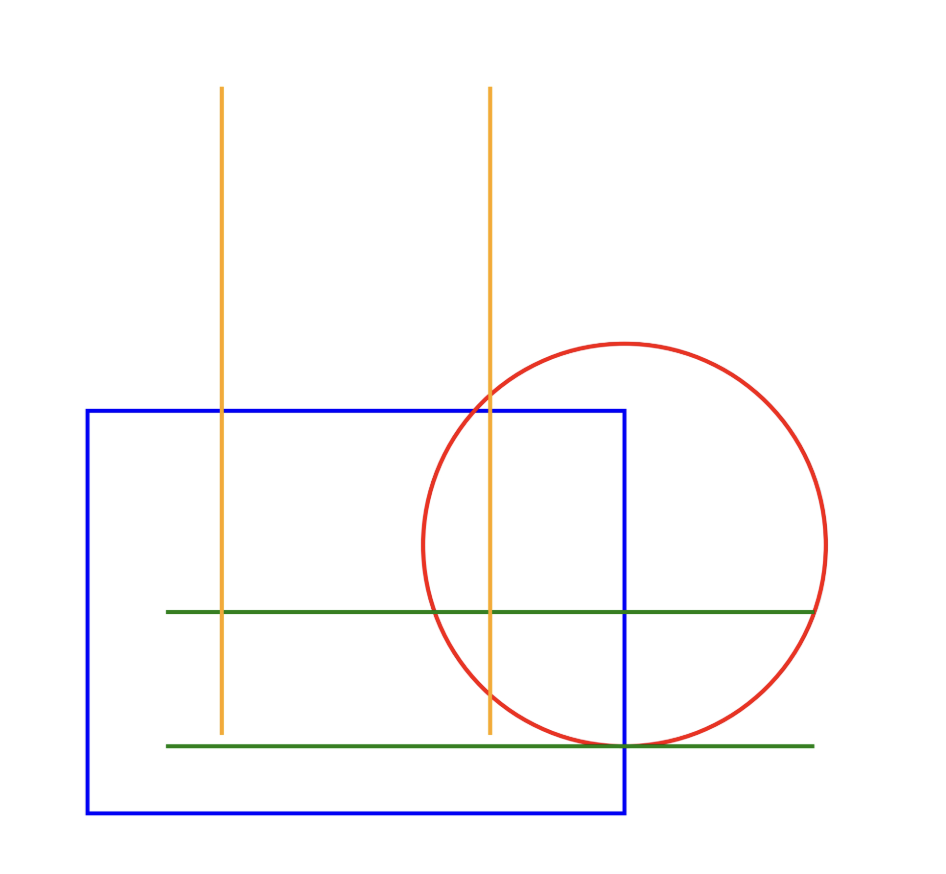
#> input picture lab05/test.png, 946 x 874 px, found by its file name
$ python test01.py
#> lines starting #> are read from the running program, lines starting #| are printed output that depends on the picture
import cv2
import numpy as np
import os

# 创建输出文件夹
os.makedirs("lab05", exist_ok=True)

# ========== 作业1：测试图变换 ==========
# 方法1：用原始字符串（推荐）
img_path = r"C:\cv-course\lab05\test.png"

# 或者方法2：用 / 分隔
# img_path = "C:/cv-course/lab05/test.png"

img = cv2.imread(img_path)
#> img is the input picture: shape (874, 946, 3); mean B, G, R 250.8, 250.1, 251.2

# 关键：判断图片是否读取成功
if img is None:
    raise FileNotFoundError(f"❌ 找不到图片文件：{img_path}\n请检查：\n1. 文件是否存在\n2. 文件名/后缀是否正确\n3. 路径是否正确")

h, w = img.shape[:2]
#> h = 874; w = 946

# ==================== 1. 相似变换 ====================
M_similar = cv2.getRotationMatrix2D((w//2, h//2), 30, 0.8)
img_similar = cv2.warpAffine(img, M_similar, (w, h))
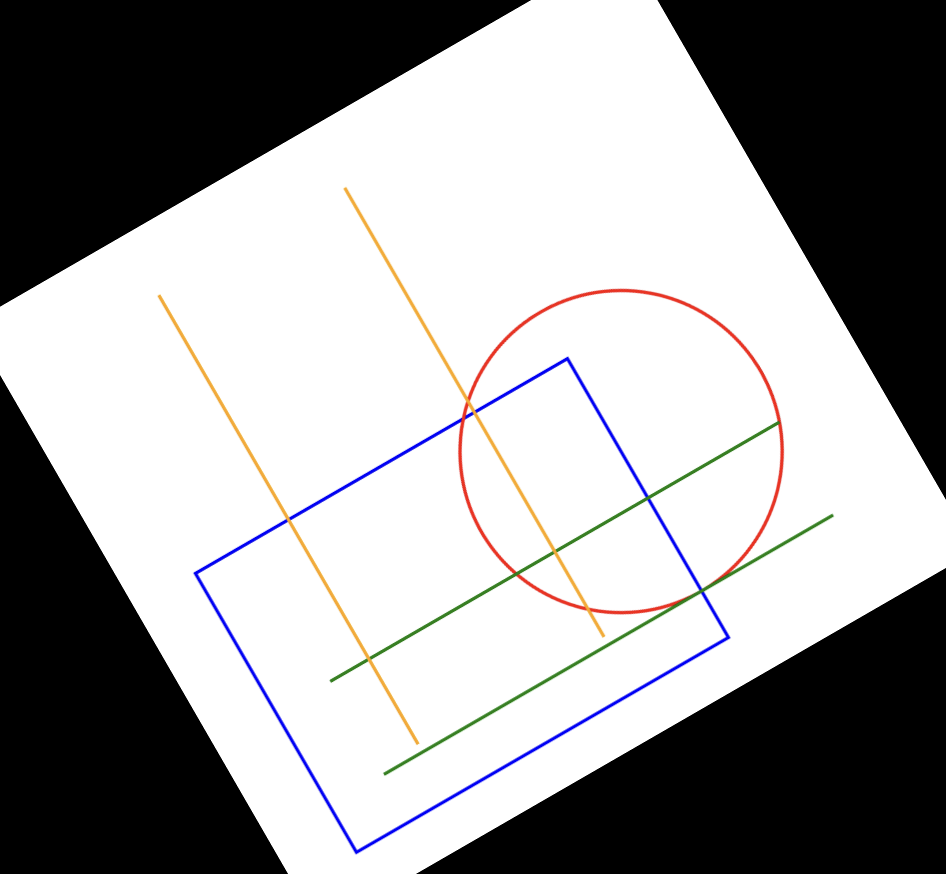
#> img_similar: shape (874, 946, 3); mean B, G, R 157.8, 157.3, 158
cv2.imwrite("lab05/task1_similar.png", img_similar)

# ==================== 2. 仿射变换 ====================
pts1 = np.float32([[50, 50], [200, 50], [50, 200]])
pts2 = np.float32([[10, 100], [200, 50], [100, 250]])
M_affine = cv2.getAffineTransform(pts1, pts2)
img_affine = cv2.warpAffine(img, M_affine, (w, h))
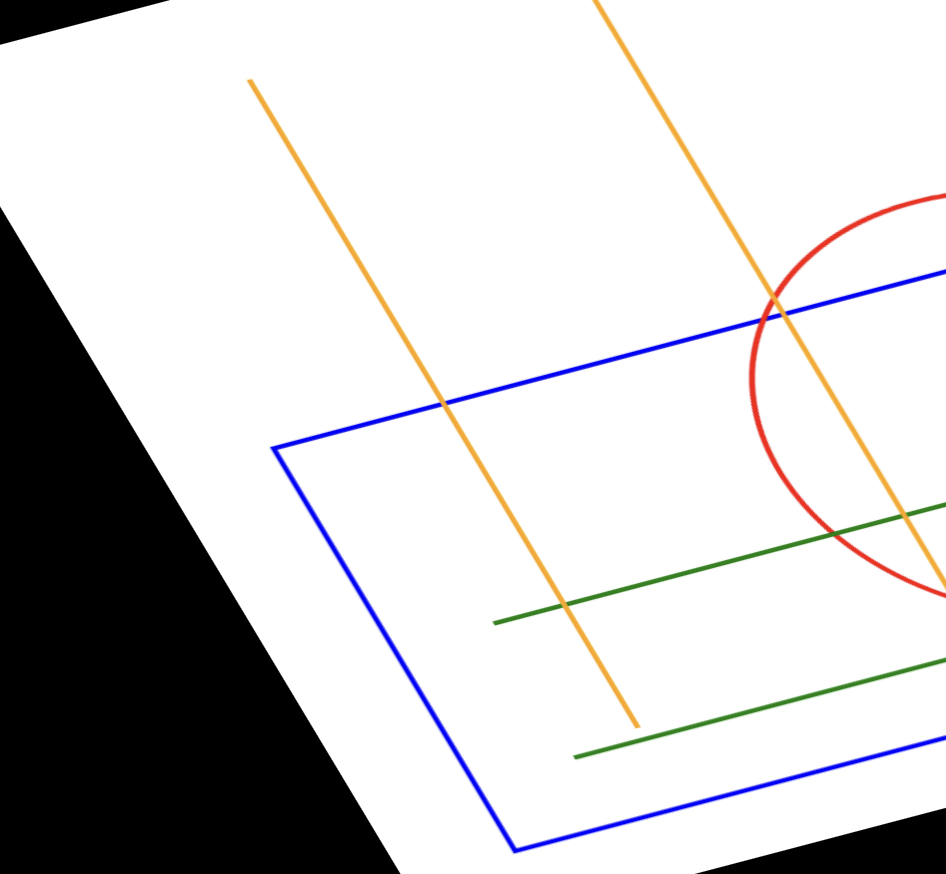
#> img_affine: shape (874, 946, 3); mean B, G, R 206.3, 205.7, 206.6
cv2.imwrite("lab05/task1_affine.png", img_affine)

# ==================== 3. 透视变换 ====================
pts_p1 = np.float32([[0, 0], [w-1, 0], [0, h-1], [w-1, h-1]])
#> pts_p1 = [[0, 0], [945, 0], [0, 873], [945, 873]]
pts_p2 = np.float32([[60, 50], [w-60, 70], [40, h-50], [w-40, h-60]])
M_persp = cv2.getPerspectiveTransform(pts_p1, pts_p2)
img_persp = cv2.warpPerspective(img, M_persp, (w, h))
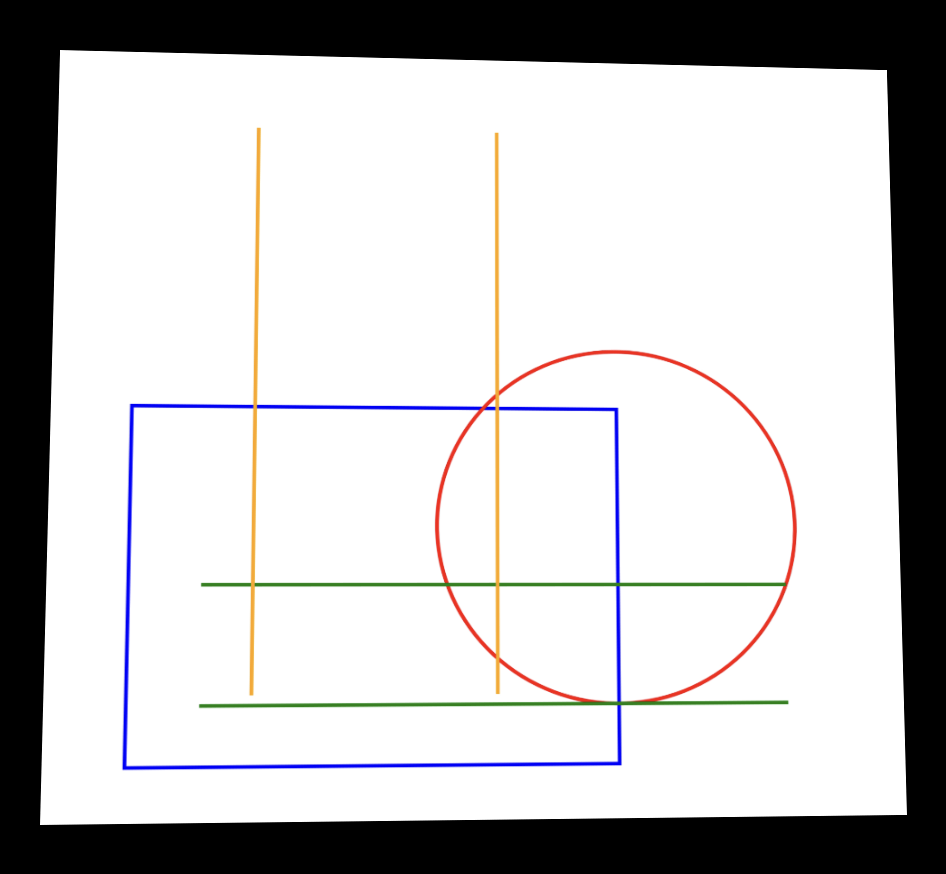
#> img_persp: shape (874, 946, 3); mean B, G, R 195.2, 194.6, 195.4
cv2.imwrite("lab05/task1_perspective.png", img_persp)

print("✅ 任务1完成：3张变换图已保存到 lab05 文件夹！")
